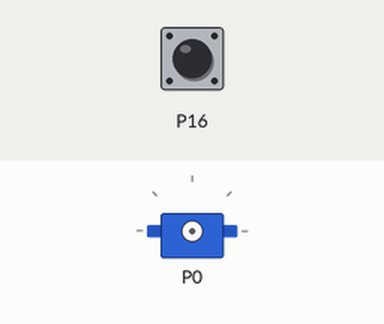
This program was run on a simulated BBC micro:bit (MakeCode). On the bench: servo. Inputs (shaded band) come from the test bench; at power-on: P16 LOW.

Above: at 1.2 s.
1.3 s: P16 pulled HIGH for 3.2 s
At 6.1 s:
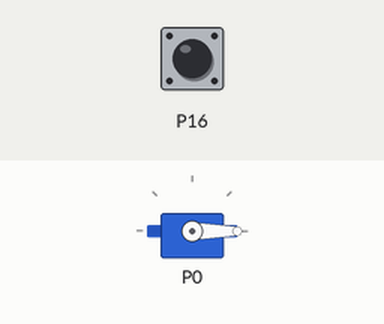
6.8 s: P16 pulled HIGH for 0.15 s
At 7.8 s:
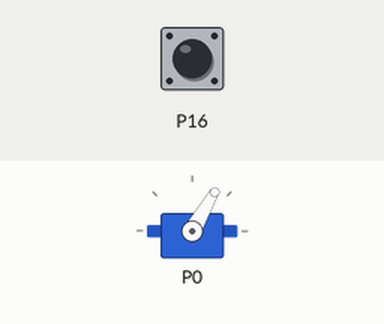
9.9 s: P16 pulled HIGH for 1 s
At 12.9 s:
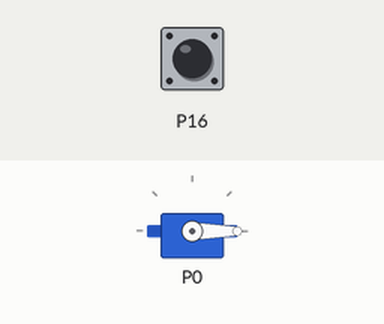
Timing chart, 0 to 14.4 s (numbered marks = the images above; inputs shaded):
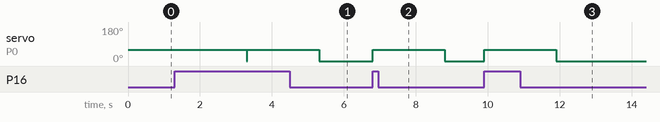

The program:

main.ts
```typescript
let nombre = 0
let etat_passé = 0
let etat_actuel = 0
servos.P0.setRange(0, 150)
basic.forever(function () {
    etat_actuel = pins.digitalReadPin(DigitalPin.P16)
    if (etat_actuel != etat_passé) {
        if (etat_actuel == 1) {
            etat_passé += 1
            servos.P0.setAngle(60)
            basic.pause(2000)
            servos.P0.setAngle(-60)
        }
    }
    etat_passé = 0
})
```

test.ts
```typescript
// les tests vont ici ; cela ne sera pas compilé si ce paquet est utilisé en tant qu'extension.
```

Measured:
- after the input at 1.3 s, servo on P0: 60° → 0° after 4.0 s
- after the input at 6.8 s, servo on P0: 0° → 60° at once, → 0° 2.0 s later
- after the input at 9.9 s, servo on P0: 0° → 60° at once, → 0° 2.0 s later
